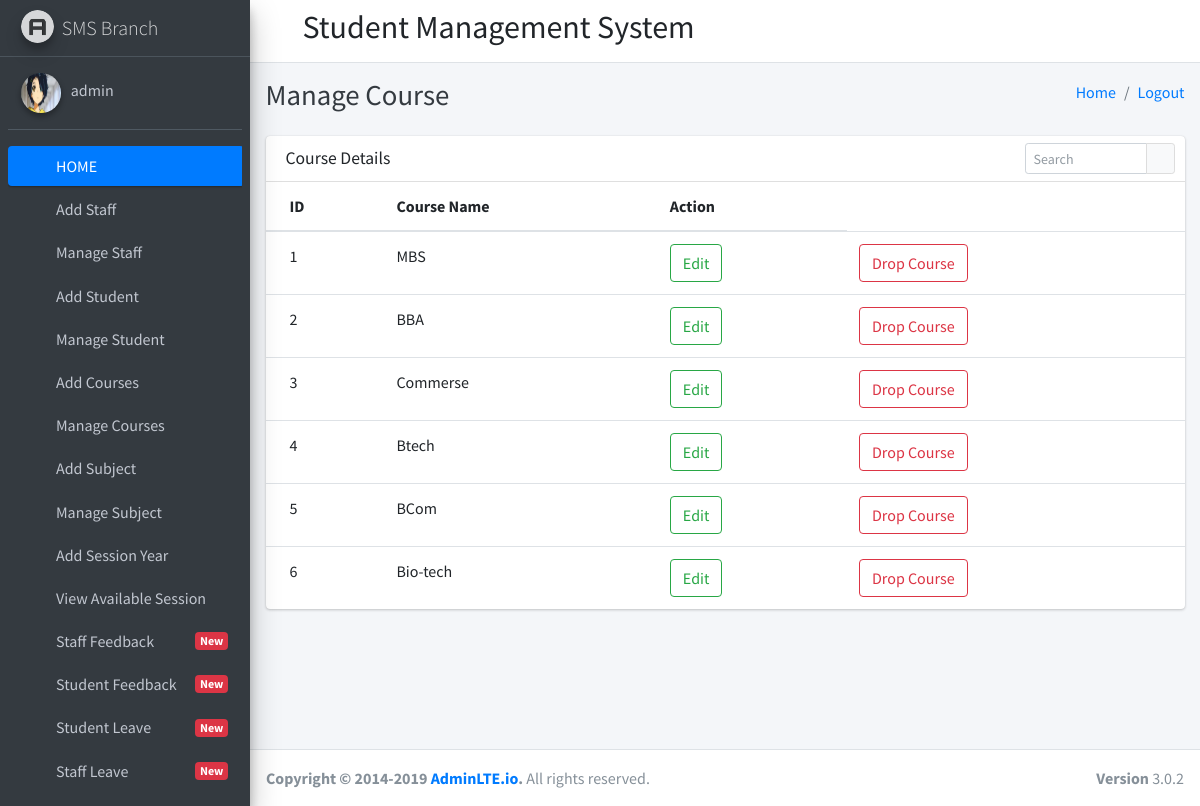
The app's page /manage_course (signed in) with its own data.
### student_management_app/models.py (models this page shows)
class CustomUser(AbstractUser):
    user_type_data=((1,"HOD"),(2,"Staff"),(3,"Student"))
    user_type=models.CharField(default=1,choices=user_type_data,max_length=10)

class Courses(models.Model):
    id=models.AutoField(primary_key=True)
    course_name=models.CharField(max_length=255,default="")
    created_at=models.DateTimeField(auto_now_add=True)
    updated_at=models.DateTimeField(auto_now_add=True)
    objects=models.Manager()

### student_management_app/HodViews.py (the view)
# urls.py: path('manage_course', HodViews.manage_course),
def manage_course(request):
    courses=Courses.objects.all()
    return render(request,"hod_templates/manage_course_template.html",{"courses":courses})

### student_management_app/templates/hod_templates/manage_course_template.html
{% extends 'hod_templates/base_template.html' %}
{% block page_title %}
Manage Course
{% endblock page_title %}
{% block main_content %}
    <section class="content">
      <div class="container-fluid">
  <div class="row">
          <div class="col-12">
            <div class="card">
              <div class="card-header">
                <h3 class="card-title">Course Details</h3>
                <div class="card-tools">
                  <div class="input-group input-group-sm" style="width: 150px;">
                    <input type="text" name="table_search" class="form-control float-right" placeholder="Search">
                    <div class="input-group-append">
                      <button type="submit" class="btn btn-default"><i class="fas fa-search"></i></button>
                    </div>
                  </div>
                </div>
              </div>
              <div class="card-body table-responsive p-0">
                <table class="table table-hover text-nowrap">
                  <thead>
                    <tr>
                      <th>ID</th>
                      <th>Course Name</th>
                      <th>Action</th>
                    </tr>
                  </thead>
                  <tbody>
                    {% for course in courses %}
                  <tr>
                    <td>{{ course.id }}</td>
                    <td>{{ course.course_name }}</td>
                    <td><a href="/edit_course/{{course.id }}" class="btn btn-outline-success">Edit</a> </td>
                      <td><a href="/delete_course/{{course.id }}" class="btn btn-outline-danger">Drop Course</a> </td>
                  </tr>
                  {% endfor %}
                  </tbody>
                </table>
              </div>
            </div>
          </div>
        </div>
      </div>
    </section>
{% endblock main_content %}

### student_management_app/templates/hod_templates/sidebar_content.html (shortened to what this page needs)
{% load static %}
<aside class="main-sidebar sidebar-dark-primary elevation-4">
    <a href="index3.html" class="brand-link">
      <img src="{% static 'dist/img/AdminLTELogo.png' %}" alt="AdminLTE Logo" class="brand-image img-circle elevation-3"
           style="opacity: .8">
      <span class="brand-text font-weight-light">SMS Branch</span>
    </a>
    <div class="sidebar">
      <div class="user-panel mt-3 pb-3 mb-3 d-flex">
        <div class="image">
          <img src="{% static 'dist/img/aarti.jpg' %}" class="img-circle elevation-2" alt="User Image" style="height: 2.5rem;
    width: 2.5rem;
}">
        </div>
        <div class="info">
          <a href="/admin_profile" class="d-block">{{ user.username }}</a>
        </div>
      </div>
      <nav class="mt-2">
        <ul class="nav nav-pills nav-sidebar flex-column" data-widget="treeview" role="menu" data-accordion="false">
          <li class="nav-item has-treeview menu-open">
            <a href="http://127.0.0.1:8000/admin_home" class="nav-link active">
              <i class="nav-icon fas fa-tachometer-alt"></i>
              <p>
                HOME
              </p>
            </a>
          </li>
          <li class="nav-item">
            <a href="/add_staff" class="nav-link">
              <i class="nav-icon fas fa-th"></i>
              <p>
                Add Staff
              </p>
            </a>
          </li>
          <li class="nav-item">
            <a href="/manage_staff" class="nav-link">
              <i class="nav-icon fas fa-th"></i>
              <p>
                Manage Staff
              </p>
            </a>
          </li>
          <li class="nav-item">
            <a href="/add_student" class="nav-link">
              <i class="nav-icon fas fa-th"></i>
              <p>
                Add Student
              </p>
            </a>
          </li>
          <li class="nav-item">
            <a href="/manage_student" class="nav-link">
              <i class="nav-icon fas fa-th"></i>
              <p>
                Manage Student
              </p>
            </a>
          </li>
          <li class="nav-item">
            <a href="/add_course" class="nav-link">
              <i class="nav-icon fas fa-th"></i>
              <p>
                Add Courses
              </p>
            </a>
          </li>
          <li class="nav-item">
            <a href="/manage_course" class="nav-link">
              <i class="nav-icon fas fa-th"></i>
              <p>
                Manage Courses
              </p>
            </a>
          </li>
          <li class="nav-item">
            <a href="/add_subject" class="nav-link">
              <i class="nav-icon fas fa-th"></i>
              <p>
                Add Subject
              </p>
            </a>
          </li>
          <li class="nav-item">
            <a href="/manage_subject" class="nav-link">
              <i class="nav-icon fas fa-th"></i>
              <p>
                Manage Subject
              </p>
            </a>
          </li>
          <li class="nav-item">
            <a href="/add_session" class="nav-link">
              <i class="nav-icon fas fa-th"></i>
              <p>
                Add Session Year
              </p>
            </a>
          </li>
          <li class="nav-item">
            <a href="/manage_session" class="nav-link">
              <i class="nav-icon fas fa-th"></i>
              <p>
                View Available Session
              </p>
            </a>
          </li>
          <li class="nav-item">
            <a href="/staff_feedback_message" class="nav-link">
              <i class="nav-icon fas fa-th"></i>
              <p>
                Staff Feedback
                <span class="right badge badge-danger">New</span>
              </p>
            </a>
          </li>
          <li class="nav-item">
            <a href="/student_feedback_message" class="nav-link">
              <i class="nav-icon fas fa-th"></i>
              <p>
                Student Feedback
                <span class="right badge badge-danger">New</span>
              </p>
            </a>
          </li>
          <li class="nav-item">
            <a href="/student_leave_view" class="nav-link">
              <i class="nav-icon fas fa-th"></i>
              <p>
                Student Leave
                <span class="right badge badge-danger">New</span>
              </p>
            </a>
          </li>
          <li class="nav-item">
            <a href="/staff_leave_view" class="nav-link">
              <i class="nav-icon fas fa-th"></i>
              <p>
                Staff Leave
                <span class="right badge badge-danger">New</span>
              </p>
            </a>
          </li>
          <li class="nav-item">
            <a href="/admin_sendnotification_staff" class="nav-link">
            </a>
          </li>
        </ul>
      </nav>
    </div>
  </aside>

### records on screen
CustomUser: username "admin"
Courses: id "1", course_name "MBS"
Courses: id "2", course_name "BBA"
Courses: id "3", course_name "Commerse"
Courses: id "4", course_name "Btech"
Courses: id "5", course_name "BCom"
Courses: id "6", course_name "Bio-tech"
